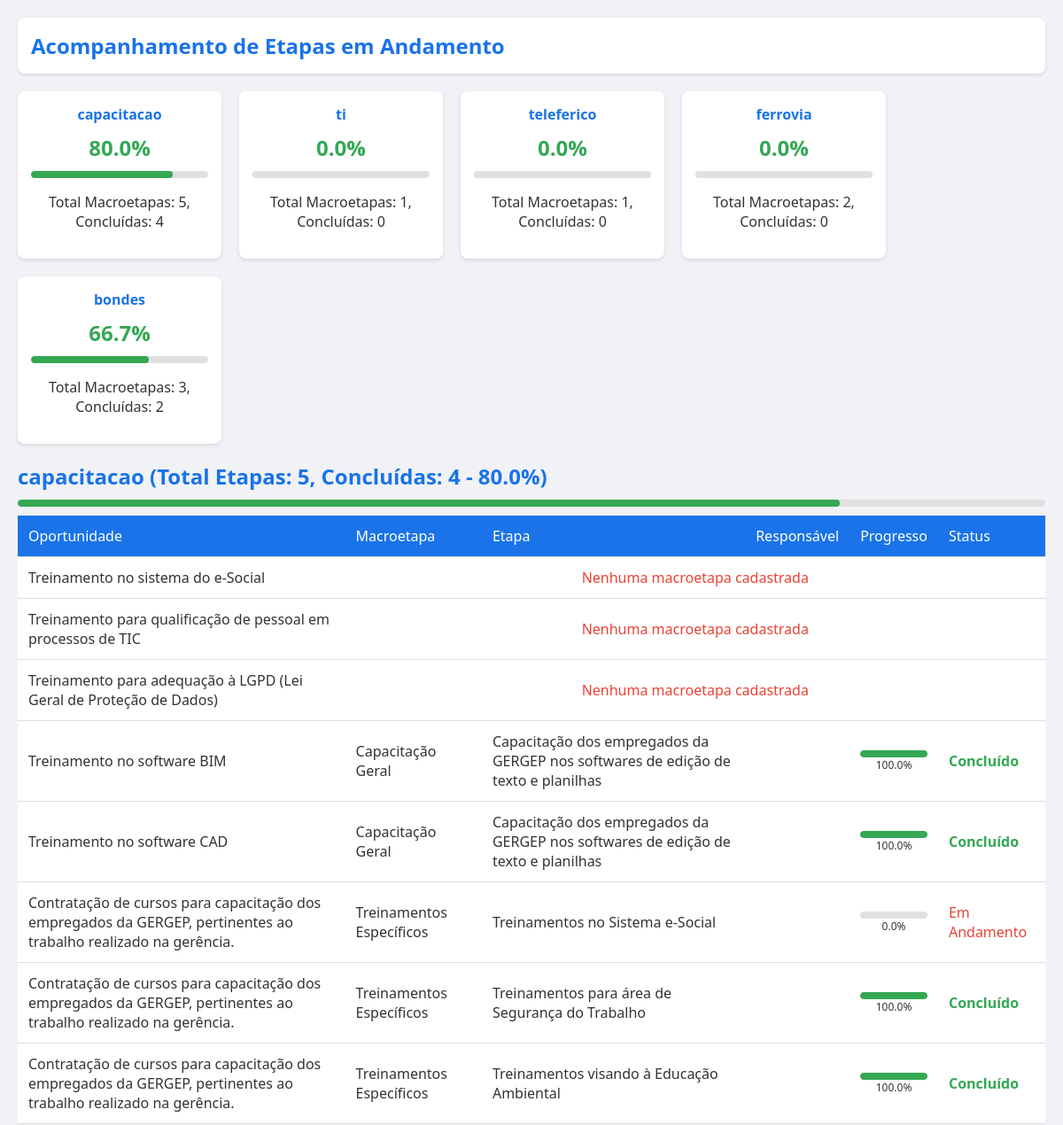
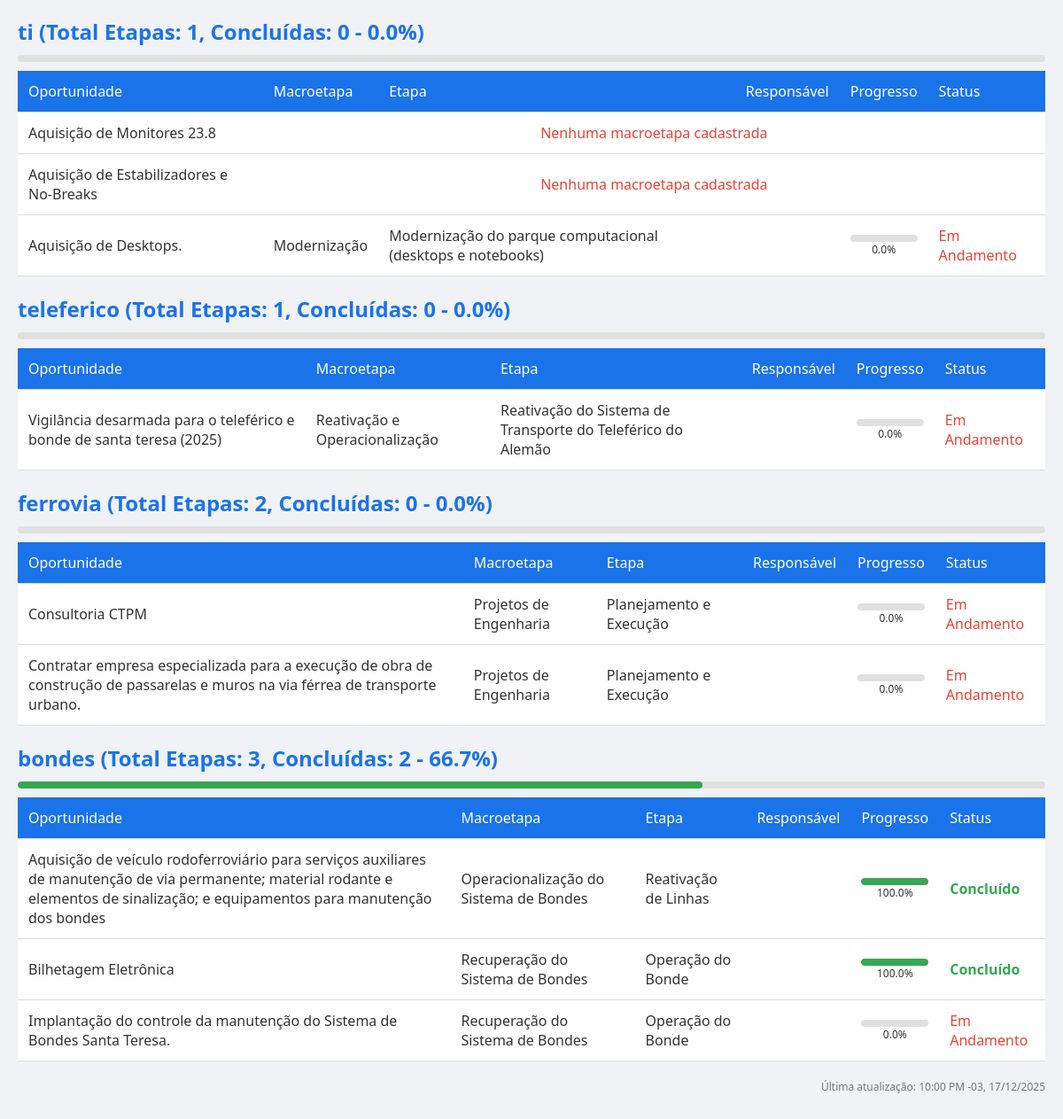
/emAndamentoEtapasPlanejamento.php, run on the app's committed database (2 pictures, top to bottom).
### tables this page shows
CREATE TABLE `macroetapas` (
  `id` bigint(20) NOT NULL,
  `planejamento_id` bigint(20) NOT NULL,
  `setor` varchar(220) NOT NULL,
  `nome_macroetapa` varchar(255) NOT NULL,
  `responsavel` varchar(255) DEFAULT NULL,
  `etapa_nome` longtext NOT NULL,
  `etapa_concluida` enum('sim','não') DEFAULT 'não',
  `data_conclusao` date NOT NULL
);

CREATE TABLE `planejamento` (
  `id` int(11) NOT NULL,
  `titulo_oportunidade` varchar(255) NOT NULL,
  `setor` varchar(100) NOT NULL,
  `valor_estimado` decimal(15,2) NOT NULL DEFAULT 0.00,
  `prazo` date NOT NULL,
  `status` varchar(50) NOT NULL,
  `descricao` text DEFAULT NULL,
  `project_plan` longtext DEFAULT NULL CHECK (json_valid(`project_plan`)),
  `created_at` timestamp NOT NULL DEFAULT current_timestamp(),
  `pe_code` varchar(220) NOT NULL
);

### emAndamentoEtapasPlanejamento.php (the view, shortened to what this page needs)
<?php
$isAjax = !empty($_SERVER['HTTP_X_REQUESTED_WITH']) && strtolower($_SERVER['HTTP_X_REQUESTED_WITH']) === 'xmlhttprequest';
$host = 'localhost';
$dbname = 'gm_sicbd';
$username = 'root';
$password = '';
try {
    $pdo = new PDO("mysql:host=$host;dbname=$dbname", $username, $password);
    $pdo->setAttribute(PDO::ATTR_ERRMODE, PDO::ERRMODE_EXCEPTION);
} catch (PDOException $e) {
    error_log("Erro ao conectar ao banco de dados: " . $e->getMessage());
    if ($isAjax) {
        header('Content-Type: application/json');
        echo json_encode(['success' => false, 'message' => 'Erro de conexão: ' . $e->getMessage()]);
        exit;
    }
    $records = [];
}
$dateTimeNow = new DateTime('now', new DateTimeZone('America/Sao_Paulo'));
try {
    $sqlPlanejamento = "SELECT id, project_plan FROM planejamento WHERE status = :status";
    $stmtPlanejamento = $pdo->prepare($sqlPlanejamento);
    $stmtPlanejamento->execute([':status' => 'andamento']);
    $planejamentos = $stmtPlanejamento->fetchAll(PDO::FETCH_ASSOC);
    foreach ($planejamentos as $planejamento) {
        $projectPlan = json_decode($planejamento['project_plan'], true);
        $macroetapasPlan = $projectPlan;
    }
} catch (PDOException $e) {
    error_log("Erro ao sincronizar project_plan: " . $e->getMessage());
}
$sql = "
    SELECT
        p.id AS planejamento_id,
        p.titulo_oportunidade,
        p.setor,
        p.valor_estimado,
        p.prazo,
        p.status,
        p.descricao,
        p.created_at,
        m.id AS macro_id,
        m.nome_macroetapa,
        m.responsavel,
        m.etapa_nome,
        m.etapa_concluida,
        m.data_conclusao
    FROM planejamento p
    LEFT JOIN macroetapas m ON p.id = m.planejamento_id
    WHERE p.status = :status
    ORDER BY p.created_at DESC, m.nome_macroetapa
";
$stmt = $pdo->prepare($sql);
$stmt->execute([':status' => 'andamento']);
$records = $stmt->fetchAll(PDO::FETCH_ASSOC);
$mediaPorSetor = [];
foreach ($records as $record) {
    $setor = $record['setor'] ?? 'Sem Setor';
    if (!isset($mediaPorSetor[$setor])) {
        $mediaPorSetor[$setor] = [
            'totalMacroetapas' => 0,
            'macroetapasConcluidas' => 0
        ];
    }
    if ($record['macro_id']) {
        $mediaPorSetor[$setor]['totalMacroetapas']++;
        if ($record['etapa_concluida'] === 'sim') {
            $mediaPorSetor[$setor]['macroetapasConcluidas']++;
        }
    }
}
$cardsData = [];
foreach ($mediaPorSetor as $setor => $dados) {
    $progresso = $dados['totalMacroetapas'] > 0 ? ($dados['macroetapasConcluidas'] / $dados['totalMacroetapas']) * 100 : 0;
    $cardsData[] = [
        'setor' => $setor,
        'progresso' => $progresso,
        'totalMacroetapas' => $dados['totalMacroetapas'],
        'macroetapasConcluidas' => $dados['macroetapasConcluidas']
    ];
}
$oportunidadesPorSetor = [];
foreach ($records as $record) {
    $setor = $record['setor'] ?? 'Sem Setor';
    $oportunidadeId = $record['planejamento_id'];
    if (!isset($oportunidadesPorSetor[$setor][$oportunidadeId])) {
        $oportunidadesPorSetor[$setor][$oportunidadeId] = [
            'titulo_oportunidade' => $record['titulo_oportunidade'],
            'setor' => $record['setor'],
            'valor_estimado' => $record['valor_estimado'],
            'status' => $record['status'],
            'descricao' => $record['descricao'],
            'created_at' => $record['created_at'],
            'macroetapas' => []
        ];
    }
    if ($record['macro_id']) {
        $oportunidadesPorSetor[$setor][$oportunidadeId]['macroetapas'][] = [
            'macro_id' => $record['macro_id'],
            'nome_macroetapa' => $record['nome_macroetapa'],
            'responsavel' => $record['responsavel'],
            'etapa_nome' => $record['etapa_nome'],
            'etapa_concluida' => $record['etapa_concluida'],
            'data_conclusao' => $record['data_conclusao']
        ];
    }
}
?>
<!DOCTYPE html>
<html lang="pt-BR">
<head>
    <link rel="stylesheet" href="https://cdnjs.cloudflare.com/ajax/libs/font-awesome/6.0.0-beta3/css/all.min.css">
</head>
<body>
    <div class="container">
        <div class="header">
            <h1>Acompanhamento de Etapas em Andamento</h1>
        </div>
        <div class="cards-container">
            <?php foreach ($cardsData as $card): ?>
                <div class="card">
                    <h3><?php echo htmlspecialchars($card['setor']); ?></h3>
                    <div class="progress"><?php echo number_format($card['progresso'], 1); ?>%</div>
                    <div class="progress-bar">
                        <div class="progress-fill" style="width: <?php echo $card['progresso']; ?>%;"></div>
                    </div>
                    <p>Total Macroetapas: <?php echo $card['totalMacroetapas']; ?>, Concluídas: <?php echo $card['macroetapasConcluidas']; ?></p>
                </div>
            <?php endforeach; ?>
        </div>
        <div id="content">
            <?php foreach ($oportunidadesPorSetor as $setor => $oportunidades): ?>
                <div class="section">
                    <h2><?php echo htmlspecialchars($setor); ?> (Total Etapas: <?php echo array_reduce($oportunidades, fn($sum, $op) => $sum + count($op['macroetapas']), 0); ?>, Concluídas: <?php echo array_reduce($oportunidades, fn($sum, $op) => $sum + array_reduce($op['macroetapas'], fn($carry, $macro) => $carry + ($macro['etapa_concluida'] === 'sim' ? 1 : 0), 0), 0); ?> - <?php
                        $total = array_reduce($oportunidades, fn($sum, $op) => $sum + count($op['macroetapas']), 0);
                        $concluidas = array_reduce($oportunidades, fn($sum, $op) => $sum + array_reduce($op['macroetapas'], fn($carry, $macro) => $carry + ($macro['etapa_concluida'] === 'sim' ? 1 : 0), 0), 0);
                        echo number_format($total > 0 ? ($concluidas / $total) * 100 : 0, 1);
                    ?>%)</h2>
                    <div class="progress-bar">
                        <div class="progress-fill" style="width: <?php echo $total > 0 ? ($concluidas / $total) * 100 : 0; ?>%;"></div>
                    </div>
                    <table>
                        <thead>
                            <tr>
                                <th>Oportunidade</th>
                                <th>Macroetapa</th>
                                <th>Etapa</th>
                                <th>Responsável</th>
                                <th>Progresso</th>
                                <th>Status</th>
                            </tr>
                        </thead>
                        <tbody>
                            <?php foreach ($oportunidades as $oportunidadeId => $op): ?>
                                <?php foreach ($op['macroetapas'] as $macro): ?>
                                    <?php
                                        $status = $macro['etapa_concluida'] === 'sim' ? 'Concluído' : 'Em Andamento';
                                        $progresso = $macro['etapa_concluida'] === 'sim' ? 100 : 0;
                                    ?>
                                    <tr>
                                        <td><?php echo htmlspecialchars($op['titulo_oportunidade']); ?></td>
                                        <td><?php echo htmlspecialchars($macro['nome_macroetapa'] ?? 'Sem Nome'); ?></td>
                                        <td><?php echo htmlspecialchars($macro['etapa_nome'] ?? 'Sem Etapa'); ?></td>
                                        <td><?php echo htmlspecialchars($macro['responsavel'] ?? 'N/A'); ?></td>
                                        <td>
                                            <div class="progress-bar">
                                                <div class="progress-fill" style="width: <?php echo $progresso; ?>%;"></div>
                                            </div>
                                            <span style="display: block; text-align: center; font-size: 12px;"><?php echo number_format($progresso, 1); ?>%</span>
                                        </td>
                                        <td class="<?php echo $status === 'Concluído' ? 'status-completed' : 'status-pending'; ?>">
                                            <?php echo $status; ?>
                                        </td>
                                    </tr>
                                <?php endforeach; ?>
                                <?php if (empty($op['macroetapas'])): ?>
                                    <tr>
                                        <td><?php echo htmlspecialchars($op['titulo_oportunidade']); ?></td>
                                        <td colspan="6" style="text-align: center; color: #ea4335;">Nenhuma macroetapa cadastrada</td>
                                    </tr>
                                <?php endif; ?>
                            <?php endforeach; ?>
                        </tbody>
                    </table>
                </div>
            <?php endforeach; ?>
        </div>
        <p id="last-updated">Última atualização: <?php echo $dateTimeNow->format('h:i A -03, d/m/Y'); ?></p>
    </div>
</body>
</html>

### emAndamentoEtapasPlanejamento.php (style rules this page uses)
body { font-family: 'Segoe UI', Tahoma, Geneva, Verdana, sans-serif; margin: 0; padding: 20px; background-color: #f0f2f5; color: #333; }
.container { max-width: 1200px; margin: 0 auto; }
.header { background: #fff; padding: 15px; border-radius: 8px; box-shadow: 0 2px 4px rgba(0,0,0,0.1); margin-bottom: 20px; }
h1 { font-size: 24px; font-weight: 600; color: #1a73e8; margin: 0; }
.cards-container { display: flex; gap: 20px; flex-wrap: wrap; margin-bottom: 20px; }
.card { background: #fff; border-radius: 8px; box-shadow: 0 2px 4px rgba(0,0,0,0.1); padding: 15px; width: 200px; text-align: center; }
.card h3 { margin: 0 0 10px; font-size: 16px; color: #1a73e8; }
.card .progress { font-size: 24px; font-weight: bold; color: #34a853; }
.card .progress-bar { width: 100%; height: 8px; background: #e0e0e0; border-radius: 4px; margin-top: 10px; }
.card .progress-fill { height: 100%; background: #34a853; border-radius: 4px; }
.section { margin-bottom: 20px; }
.section h2 { color: #1a73e8; margin-bottom: 10px; }
table { width: 100%; border-collapse: collapse; margin-top: 10px; }
th, td { padding: 12px; text-align: left; border-bottom: 1px solid #ddd; }
th { background-color: #1a73e8; color: #fff; font-weight: 500; }
td { background-color: #fff; }
.progress-bar { width: 100%; height: 8px; background: #e0e0e0; border-radius: 4px; overflow: hidden; }
.progress-fill { height: 100%; background: #34a853; border-radius: 4px; }
.status-completed { color: #34a853; font-weight: bold; }
.status-pending { color: #ea4335; }
#last-updated { font-size: 12px; color: #757575; text-align: right; margin-top: 10px; }

### data on the page
macroetapas: setor "capacitacao", macroetapas "5", etapa_concluida "4", total "80.0", planejamento.titulo_oportunidade "Treinamento no software BIM", nome_macroetapa "Capacitação Geral", etapa_nome "Capacitação dos empregados da GERGEP nos softwares de edição de texto e planilhas", etapa_concluida "100.0", etapa_concluida "Concluído"
planejamento: titulo_oportunidade "Treinamento no sistema do e-Social"
planejamento: titulo_oportunidade "Treinamento para qualificação de pessoal em processos de TIC"
planejamento: titulo_oportunidade "Treinamento para adequação à LGPD (Lei Geral de Proteção de Dados)"
macroetapas: planejamento.titulo_oportunidade "Treinamento no software CAD", nome_macroetapa "Capacitação Geral", etapa_nome "Capacitação dos empregados da GERGEP nos softwares de edição de texto e planilhas", etapa_concluida "100.0", etapa_concluida "Concluído"
macroetapas: titulo_oportunidade "Contratação de cursos para capacitação dos empregados da GERGEP, pertinentes ao trabalho realizado na gerência.", nome_macroetapa "Treinamentos Específicos", etapa_nome "Treinamentos no Sistema e-Social", etapa_concluida "0.0", etapa_concluida "Em Andamento"
macroetapas: titulo_oportunidade "Contratação de cursos para capacitação dos empregados da GERGEP, pertinentes ao trabalho realizado na gerência.", nome_macroetapa "Treinamentos Específicos", etapa_nome "Treinamentos para área de Segurança do Trabalho", etapa_concluida "100.0", etapa_concluida "Concluído"
macroetapas: titulo_oportunidade "Contratação de cursos para capacitação dos empregados da GERGEP, pertinentes ao trabalho realizado na gerência.", nome_macroetapa "Treinamentos Específicos", etapa_nome "Treinamentos visando à Educação Ambiental", etapa_concluida "100.0", etapa_concluida "Concluído"
macroetapas: setor "ti", macroetapas "1", etapa_concluida "0", $total>0?($concluidas/$total)*100:0 "0.0", planejamento.titulo_oportunidade "Aquisição de Desktops.", nome_macroetapa "Modernização", etapa_nome "Modernização do parque computacional (desktops e notebooks)", etapa_concluida "0.0", etapa_concluida "Em Andamento"
planejamento: titulo_oportunidade "Aquisição de Monitores 23.8"
planejamento: titulo_oportunidade "Aquisição de Estabilizadores e No-Breaks"
macroetapas: setor "teleferico", macroetapas "1", etapa_concluida "0", $total>0?($concluidas/$total)*100:0 "0.0", planejamento.titulo_oportunidade "Vigilância desarmada para o teleférico e bonde de santa teresa (2025)", nome_macroetapa "Reativação e Operacionalização", etapa_nome "Reativação do Sistema de Transporte do Teleférico do Alemão", etapa_concluida "0.0", etapa_concluida "Em Andamento"
macroetapas: setor "ferrovia", macroetapas "2", etapa_concluida "0", total "0.0", planejamento.titulo_oportunidade "Consultoria CTPM", nome_macroetapa "Projetos de Engenharia", etapa_nome "Planejamento e Execução", etapa_concluida "0.0", etapa_concluida "Em Andamento"
macroetapas: planejamento.titulo_oportunidade "Contratar empresa especializada para a execução de obra de construção de passarelas e muros na via férrea de transporte urbano.", nome_macroetapa "Projetos de Engenharia", etapa_nome "Planejamento e Execução", etapa_concluida "0.0", etapa_concluida "Em Andamento"
macroetapas: macroetapas "3", etapa_concluida "2", total "66.7", planejamento.titulo_oportunidade "Aquisição de veículo rodoferroviário para serviços auxiliares de manutenção de via permanente; material rodante e elementos de sinalização; e equipamentos para manutenção dos bondes", nome_macroetapa "Operacionalização do Sistema de Bondes", etapa_nome "Reativação de Linhas", etapa_concluida "100.0", etapa_concluida "Concluído"
planejamento: setor "bondes"
macroetapas: planejamento.titulo_oportunidade "Bilhetagem Eletrônica", nome_macroetapa "Recuperação do Sistema de Bondes", etapa_nome "Operação do Bonde", etapa_concluida "100.0", etapa_concluida "Concluído"
macroetapas: planejamento.titulo_oportunidade "Implantação do controle da manutenção do Sistema de Bondes Santa Teresa.", nome_macroetapa "Recuperação do Sistema de Bondes", etapa_nome "Operação do Bonde", etapa_concluida "0.0", etapa_concluida "Em Andamento"

### other printed values
$card['setor'] "capacitacao"
$card['progresso'] "80.0"
$card['totalMacroetapas'] "5"
$card['macroetapasConcluidas'] "4"
$card['setor'] "ti"
$card['progresso'] "0.0"
$card['totalMacroetapas'] "1"
$card['macroetapasConcluidas'] "0"
$card['setor'] "teleferico"
$card['setor'] "ferrovia"
$card['totalMacroetapas'] "2"
$card['setor'] "bondes"
$card['progresso'] "66.7"
$card['totalMacroetapas'] "3"
$card['macroetapasConcluidas'] "2"
